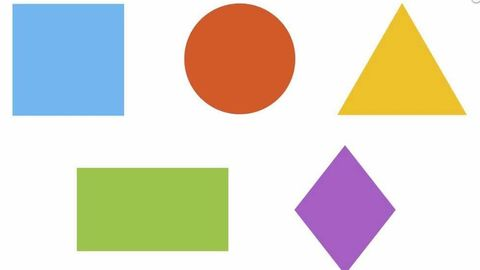
#> input picture img/shavi.jpg, 480 x 270 px
$ jupyter execute 20_AreasPerimetros.ipynb
#> lines starting #> are read from the running program, lines starting #| are printed output that depends on the picture; after the words box and inside, x2 and y2 are one past the last pixel; in counts of white or black regions, pixels touching at a corner belong together; long printed decimals are rounded
[cell 1]
import cv2
import numpy as np
import matplotlib.pyplot as plt


img = cv2.imread('..//img/shavi.jpg')
#> img is the input picture: shape (270, 480, 3); mean B, G, R 203.9, 217.4, 221.8
img_rgb = cv2.cvtColor(img, cv2.COLOR_BGR2RGB)
gris = cv2.cvtColor(img, cv2.COLOR_BGR2GRAY)
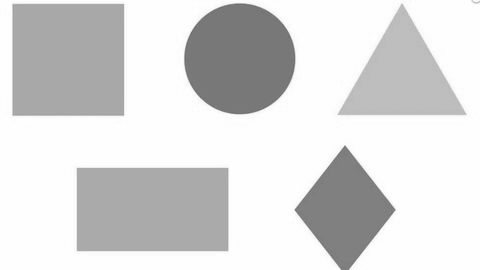
#> gris: shape (270, 480); min 100, max 255, mean 217.2
imgBini, umbrall = cv2.threshold(gris, 200, 250, cv2.THRESH_BINARY_INV)
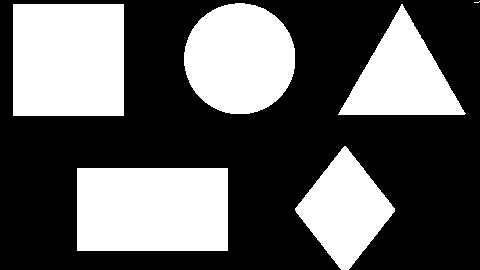
#> umbrall: shape (270, 480); values 0 (black) and 250 (white), 37.4% white; 6 white regions (1 under 20 px)
contornos, tipo = cv2.findContours(umbrall, cv2.RETR_EXTERNAL, cv2.CHAIN_APPROX_SIMPLE)
#> contornos = 6 contours, 1 with area under 20; largest, box (x1, y1, x2, y2) and area: (77, 168, 228, 251) 12300, (13, 4, 124, 116) 12210, (184, 3, 295, 114) 9574, (338, 4, 466, 115) 6984, (295, 146, 395, 270) 6456; tipo = [[1, -1, -1, -1], [2, 0, -1, -1], [3, 1, -1, -1], [4, 2, -1, -1], [5, 3, -1, -1], [-1, 4, -1, -1]]
i = 0


for contorno in contornos:
    contar = contorno
    momento = cv2.moments(contar)

    if momento["m00"] != 0:
        cx = int(momento["m10"] / momento["m00"])
        cy = int(momento["m01"] / momento["m00"])
    else:
        cx, cy = 0, 0
    i=i+1
    area = cv2.contourArea(contar)
    print(f"Contorno Area {i}:" + str(area))
    perimetro = cv2.arcLength(contar, True)
    print(f"Contorno Perimetro {i}:" + str(perimetro))

    font = cv2.FONT_HERSHEY_SIMPLEX
    fontScale = 0.5
    position = (cx, cy)
    fontColor = (0, 0, 0)

    cv2.putText(
        img_rgb, f"A:" + str(int(area)) + f" P:" + str(int(perimetro)), position, font, fontScale, fontColor
    )

    cv2.circle(img_rgb, (cx, cy), 2, (0, 255, 0), -1)

    cv2.drawContours(img_rgb, [contar], -1, (255,0,0), 1)
#> this loop made 6 passes
#> (contar, cx, cy, area, perimetro) on passes 1, 4: ([[77, 168], [77, 250], [227, 250], [227, 168]], 152, 209, 12300, 464), ([[13, 4], [13, 115], [123, 115], [123, 4]], 68, 59, 12210, 442)
#> (cx, cy, area, perimetro) on passes 2, 3, 5: (344, 209, 6456, 332.7), (401, 77, 6983.5, 399.6), (239, 58, 9574.5, 365.6)
#| Contorno Area 1:12300.0
#| Contorno Perimetro 1:464.0
#| Contorno Area 2:6456.0
#| Contorno Perimetro 2:332.701
#| Contorno Area 3:6983.5
#| Contorno Perimetro 3:399.605
#| Contorno Area 4:12210.0
#| Contorno Perimetro 4:442.0
#| Contorno Area 5:9574.5
#| Contorno Perimetro 5:365.605
#> (further printed lines are left out)
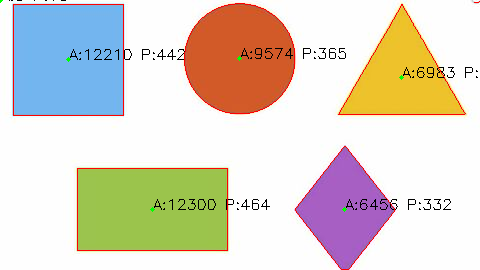
#> img_rgb: shape (270, 480, 3); mean R, G, B 220.9, 213.2, 200.2
#> after the loop, i = 6


plt.figure(figsize=(12, 9))

plt.subplot(1, 1, 1)
plt.title('Original')
plt.imshow(cv2.cvtColor(img_rgb, cv2.COLOR_BGR2RGB))
plt.axis('off')


plt.tight_layout()
plt.show()
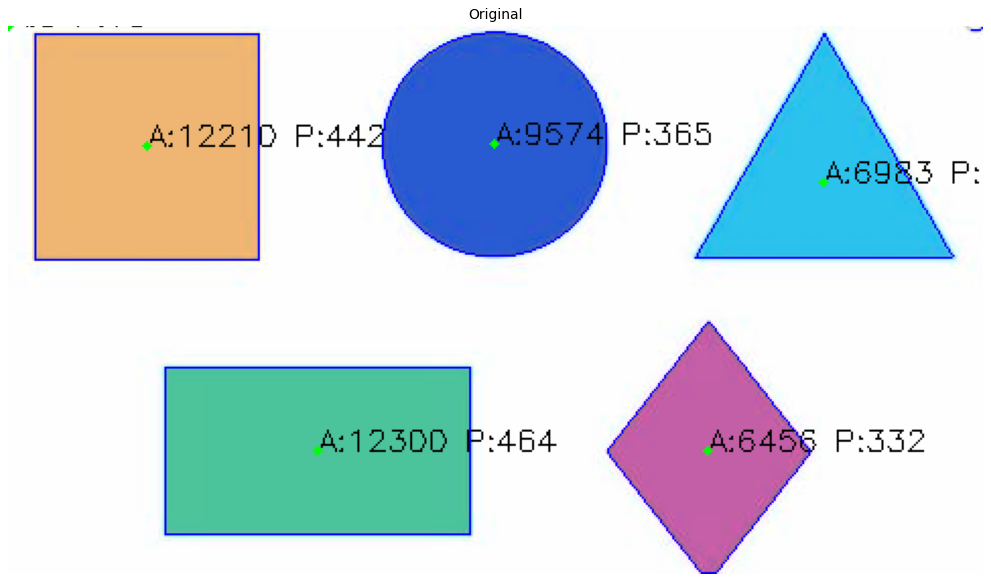
#> figure drawn by matplotlib, 1 panel; B, G, R data is drawn as R, G, B
